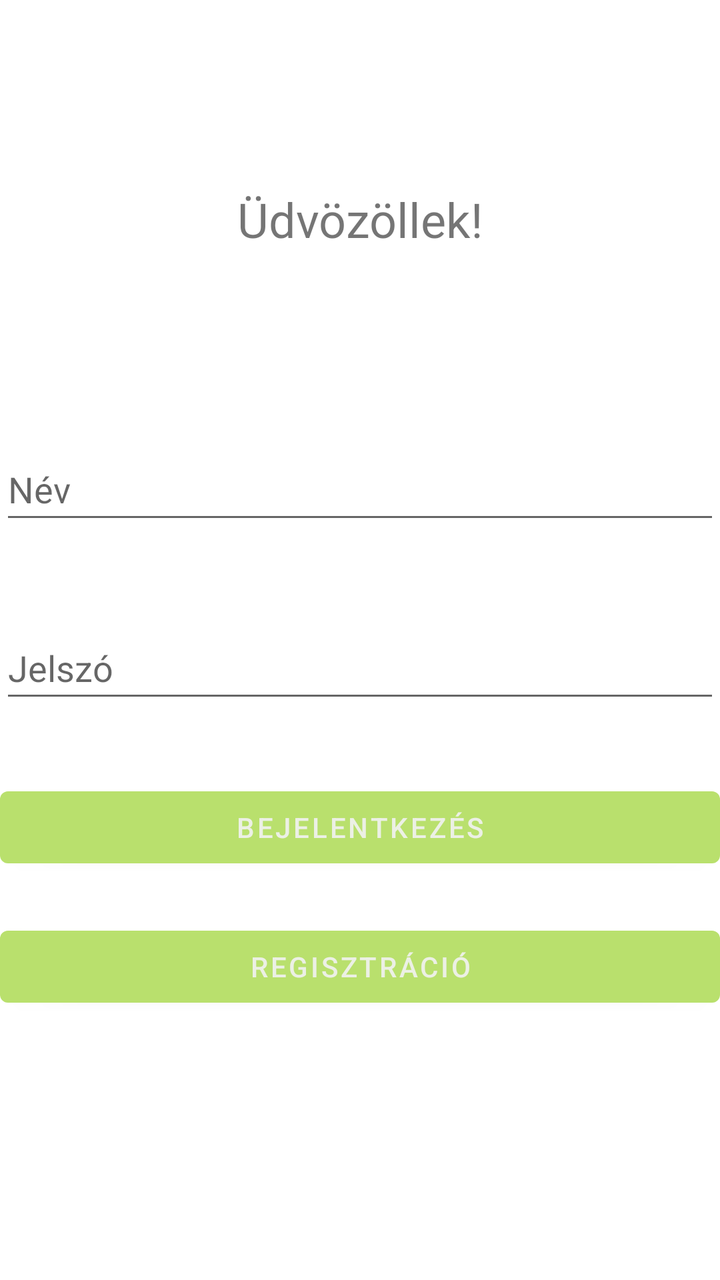
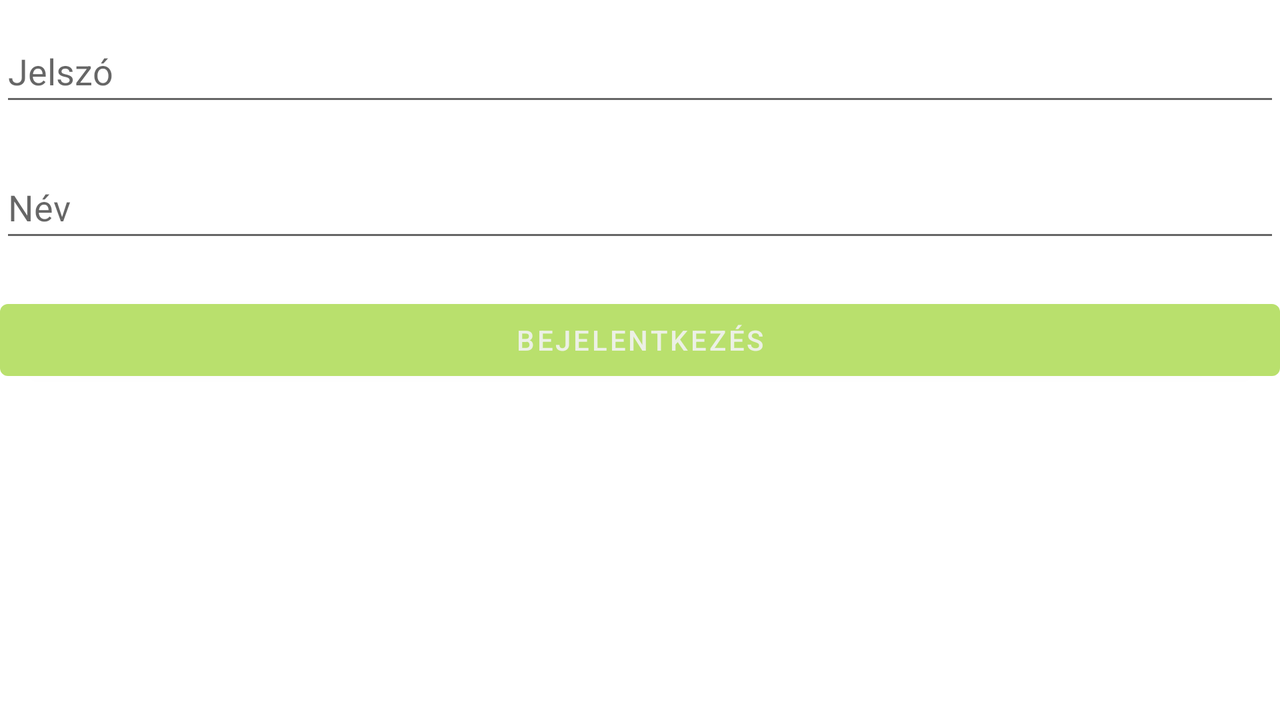

First picture: res/layout/ on a phone held upright. Second picture: the repository's own variant of that layout, on a device whose configuration matches the variant's folder. Source for both follows.
<!-- AndroidManifest.xml: application theme Theme.MyApplication -->
<!-- res/layout/activity_main.xml -->
<?xml version="1.0" encoding="utf-8"?>
<androidx.constraintlayout.widget.ConstraintLayout xmlns:android="http://schemas.android.com/apk/res/android"
    xmlns:app="http://schemas.android.com/apk/res-auto"
    xmlns:tools="http://schemas.android.com/tools"
    android:layout_width="match_parent"
    android:layout_height="match_parent"
    tools:context=".MainActivity">

    <TextView
        android:id="@+id/welcomeTextView"
        android:layout_width="match_parent"
        android:layout_height="wrap_content"
        android:layout_alignParentStart="true"
        android:layout_alignParentEnd="true"
        android:text="@string/welcome"
        android:textAlignment="center"
        android:textSize="24sp"
        app:layout_constraintBottom_toTopOf="@+id/EditTextUserName"
        app:layout_constraintTop_toTopOf="parent" />

    <EditText
        android:id="@+id/EditTextUserName"
        android:layout_width="match_parent"
        android:layout_height="wrap_content"
        android:ems="10"
        android:hint="@string/name"
        android:inputType="text"
        android:minHeight="48dp"
        app:layout_constraintBottom_toBottomOf="parent"
        app:layout_constraintTop_toTopOf="parent"
        app:layout_constraintVertical_bias="0.37"
        tools:ignore="SpeakableTextPresentCheck"
        tools:layout_editor_absoluteX="0dp" />

    <EditText
        android:id="@+id/EditTextPassword"
        android:layout_width="match_parent"
        android:layout_height="wrap_content"
        android:layout_marginBottom="150dp"
        android:ems="10"
        android:hint="@string/password"
        android:inputType="textPassword"
        android:minHeight="48dp"
        app:layout_constraintBottom_toBottomOf="parent"
        app:layout_constraintTop_toBottomOf="@+id/EditTextUserName"
        app:layout_constraintVertical_bias="0.237"
        tools:ignore="SpeakableTextPresentCheck"
        tools:layout_editor_absoluteX="0dp" />

    <Button
        android:id="@+id/loginButton"
        android:layout_width="0dp"
        android:layout_height="wrap_content"
        android:text="@string/login"
        android:onClick="login"
        app:layout_constraintBottom_toBottomOf="parent"
        app:layout_constraintEnd_toEndOf="parent"
        app:layout_constraintHorizontal_bias="1.0"
        app:layout_constraintStart_toStartOf="parent"
        app:layout_constraintTop_toBottomOf="@+id/EditTextPassword"
        app:layout_constraintVertical_bias="0.141" />

    <Button
        android:id="@+id/registerButton"
        android:layout_width="0dp"
        android:layout_height="wrap_content"
        android:text="@string/registration"
        android:onClick="register"
        app:layout_constraintBottom_toBottomOf="parent"
        app:layout_constraintEnd_toEndOf="parent"
        app:layout_constraintHorizontal_bias="1.0"
        app:layout_constraintStart_toStartOf="parent"
        app:layout_constraintTop_toBottomOf="@+id/loginButton"
        app:layout_constraintVertical_bias="0.141" />

</androidx.constraintlayout.widget.ConstraintLayout>
<!-- resources referenced by this layout -->
<resources>
  <string name="login">Bejelentkezés</string>
  <string name="name">Név</string>
  <string name="password">Jelszó</string>
  <string name="registration">Regisztráció</string>
  <string name="welcome">Üdvözöllek!</string>
  <style name="Theme.MyApplication" parent="Theme.MaterialComponents.DayNight.DarkActionBar">
          
          <item name="colorPrimary">@color/green1</item>
          <item name="colorPrimaryVariant">@color/green3</item>
          <item name="colorOnPrimary">@color/white</item>
          
          <item name="colorSecondary">@color/teal_200</item>
          <item name="colorSecondaryVariant">@color/teal_700</item>
          <item name="colorOnSecondary">@color/black</item>
          
          <item name="android:statusBarColor" tools:targetApi="l">?attr/colorPrimaryVariant</item>
          
      </style>
  <color name="green1">#B9E06D</color>
  <color name="green3">#7C9649</color>
  <color name="white">#ECF0E5 </color>
  <color name="teal_200">#FF03DAC5</color>
  <color name="teal_700">#FF018786</color>
  <color name="black">#FF000000</color>
</resources>
<!-- res/layout-land/activity_main.xml (the repository's variant of the layout above) -->
<!-- drawn on the phone turned sideways -->
<?xml version="1.0" encoding="utf-8"?>
<LinearLayout
    xmlns:android="http://schemas.android.com/apk/res/android"
    xmlns:app="http://schemas.android.com/apk/res-auto"
    xmlns:tools="http://schemas.android.com/tools"
    android:layout_width="match_parent"
    android:layout_height="match_parent"
    tools:context=".MainActivity"
    android:orientation="vertical">

    <EditText
        android:id="@+id/EditTextPassword"
        android:layout_width="match_parent"
        android:layout_height="wrap_content"
        android:layout_marginTop="10dp"
        android:ems="10"
        android:hint="@string/password"
        android:inputType="textPassword"
        android:minHeight="48dp"
        tools:layout_editor_absoluteX="16dp" />

    <EditText
        android:id="@+id/EditTextUserName"
        android:layout_width="match_parent"
        android:layout_height="wrap_content"
        android:layout_marginTop="20dp"
        android:ems="10"
        android:hint="@string/name"
        android:inputType="text"
        android:minHeight="48dp" />

    <Button
        android:id="@+id/loginButton"
        android:layout_width="match_parent"
        android:layout_height="wrap_content"
        android:text="@string/login"
        android:onClick="login"
        android:layout_marginTop="20dp"
        app:layout_constraintVertical_bias="0.078" />

</LinearLayout>
<!-- resources referenced by the variant -->
<!-- as the phone turned sideways resolves them -->
<resources>
  <string name="login">Bejelentkezés</string>
  <string name="name">Név</string>
  <string name="password">Jelszó</string>
  <style name="Theme.MyApplication" parent="Theme.MaterialComponents.DayNight.DarkActionBar">
          
          <item name="colorPrimary">@color/green1</item>
          <item name="colorPrimaryVariant">@color/green3</item>
          <item name="colorOnPrimary">@color/white</item>
          
          <item name="colorSecondary">@color/teal_200</item>
          <item name="colorSecondaryVariant">@color/teal_700</item>
          <item name="colorOnSecondary">@color/black</item>
          
          <item name="android:statusBarColor" tools:targetApi="l">?attr/colorPrimaryVariant</item>
          
      </style>
  <color name="green1">#B9E06D</color>
  <color name="green3">#7C9649</color>
  <color name="white">#ECF0E5 </color>
  <color name="teal_200">#FF03DAC5</color>
  <color name="teal_700">#FF018786</color>
  <color name="black">#FF000000</color>
</resources>
